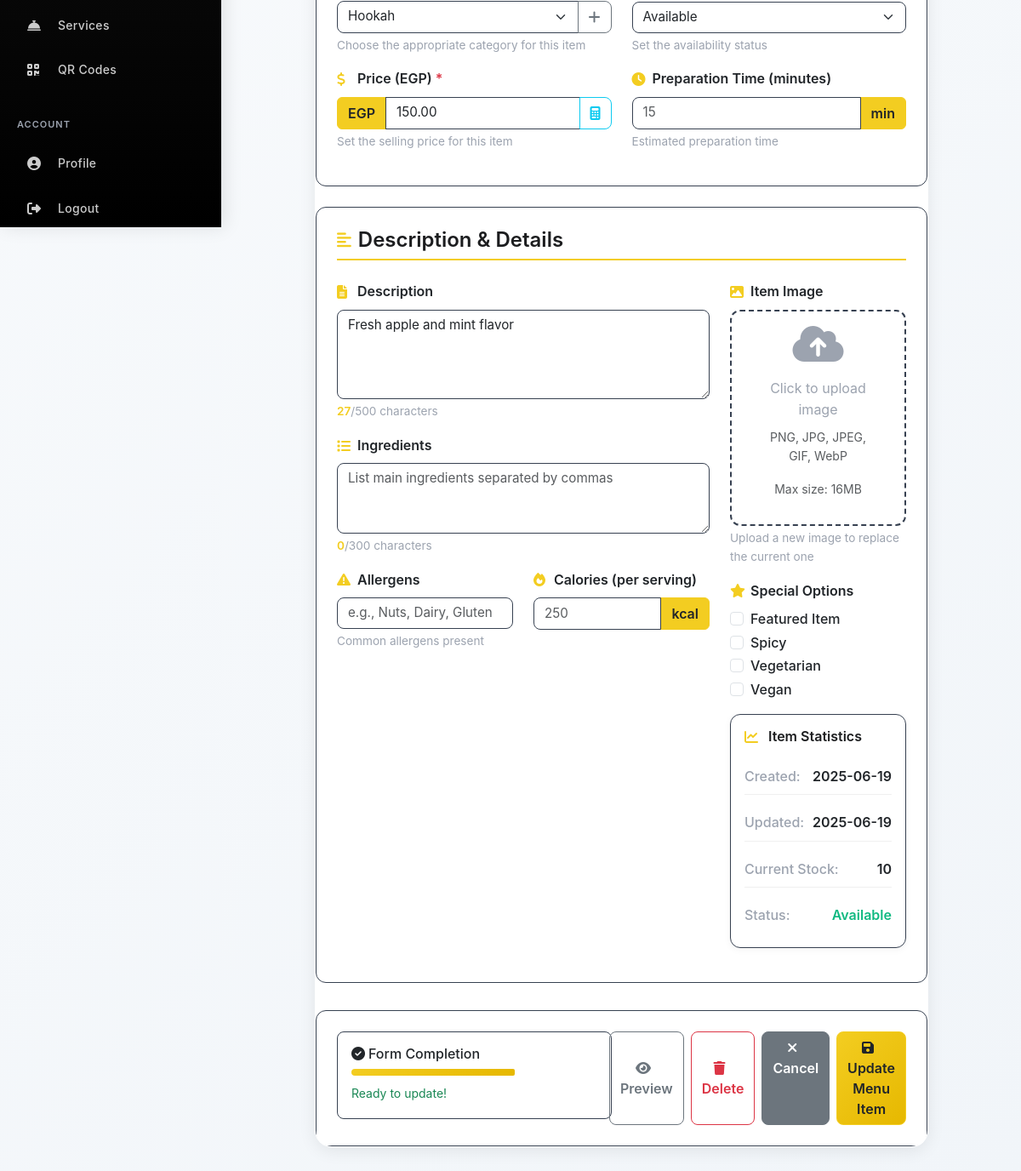
Page /admin/menu/items/1/edit (signed in, lower part) on the earlier database version.
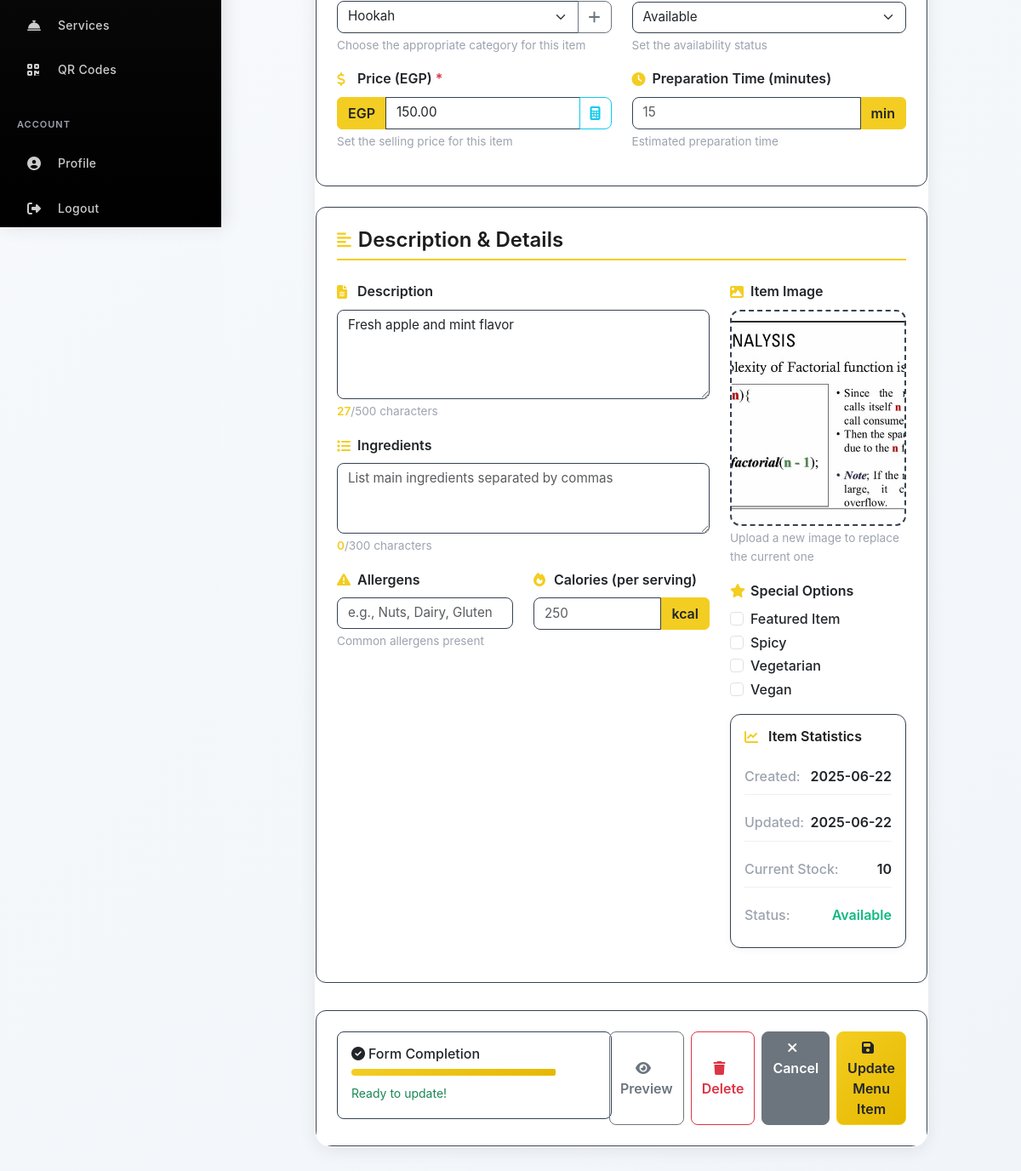
Same page on the later database version.
### app/models.py (models this page shows, shortened)
class MenuItem(db.Model):
    __tablename__ = 'menu_items'
    item_id = db.Column(db.Integer, primary_key=True)
    name = db.Column(db.String(100), nullable=False)
    description = db.Column(db.Text, nullable=True)
    price = db.Column(Numeric(10, 2), nullable=False)  # EGP
    category_id = db.Column(db.Integer, db.ForeignKey('categories.category_id'), nullable=False)
    image_url = db.Column(db.String(255), nullable=True)
    stock = db.Column(db.Integer, nullable=False, default=0)
    status = db.Column(db.Enum('available', 'out_of_stock', 'discontinued', name='item_status'),
                      nullable=False, default='available')
    created_at = db.Column(db.DateTime, default=datetime.utcnow)
    updated_at = db.Column(db.DateTime, default=datetime.utcnow, onupdate=datetime.utcnow)
    order_items = db.relationship('OrderItem', backref='menu_item', lazy='dynamic')
    images = db.relationship('MenuItemImage', backref='menu_item', lazy='dynamic')
    feedback = db.relationship('Feedback', backref='menu_item', lazy='dynamic')
    reward_items = db.relationship('RewardItem', backref='menu_item', lazy='dynamic')

class Category(db.Model):
    __tablename__ = 'categories'
    category_id = db.Column(db.Integer, primary_key=True)
    name = db.Column(db.String(100), nullable=False)
    description = db.Column(db.Text, nullable=True)
    display_order = db.Column(db.Integer, nullable=False, default=0)
    is_active = db.Column(db.Boolean, default=True)
    created_at = db.Column(db.DateTime, default=datetime.utcnow)
    menu_items = db.relationship('MenuItem', backref='category', lazy='dynamic')

### app/modules/admin/routes.py (the view, shortened to what this page needs)
@bp.route('/menu/items/<int:item_id>/edit', methods=['GET', 'POST'])
@login_required
def edit_menu_item(item_id):
    if not current_user.is_admin():
        return redirect(url_for('main.index'))
    menu_item = MenuItem.query.get_or_404(item_id)
    categories = Category.query.filter_by(is_active=True).order_by(Category.display_order).all()
    return render_template('edit_menu_item.html', menu_item=menu_item, categories=categories)

### app/extensions.py (called while the page is built)
def init_extensions(app):
    db.init_app(app)
    login_manager.init_app(app)
    migrate.init_app(app, db)
    socketio.init_app(app, cors_allowed_origins="*")
    csrf.init_app(app)
    login_manager.login_view = 'auth.login'
    login_manager.login_message = 'Please log in to access this page.'
    login_manager.login_message_category = 'info'
    @login_manager.user_loader
    def load_user(user_id):
        from app.models import User
        return User.query.get(int(user_id))

### app/models.py (called while the page is built)
    def is_admin(self):
        return self.role == 'admin'

### app/modules/admin/templates/edit_menu_item.html (shortened to what the changed rows need)
{% extends "base.html" %}
{% block content %}
<div class="row justify-content-center">
    <div class="col-md-12 col-lg-10">
        <div class="admin-card">
            <div class="card-body">
                <form method="POST" enctype="multipart/form-data" id="editMenuItemForm" novalidate>
                    <div class="form-section mb-4">
                        <div class="row">
                            <div class="col-md-6">
                                <div class="mb-3">
                                    <div class="input-group">
                                        <select class="form-select" id="category_id" name="category_id" required
                                                data-validation="required">
                                            {% for category in categories %}
                                            <option value="{{ category.category_id }}"
                                                    {% if category.category_id == menu_item.category_id %}selected{% endif %}>
                                                {{ category.name }}
                                            </option>
                                            {% endfor %}
                                        </select>
                                        <button type="button" class="btn btn-outline-secondary" id="addCategoryBtn"
                                                title="Add New Category">
                                            <i class="fas fa-plus"></i>
                                        </button>
                                    </div>
                                </div>
                                <div class="mb-3">
                                    <div class="input-group">
                                        <span class="input-group-text">EGP</span>
                                        <input type="number" class="form-control" id="price" name="price"
                                               step="0.01" min="0.01" required value="{{ menu_item.price }}" placeholder="0.00"
                                               data-validation="required|min:0.01|max:9999.99">
                                        <button type="button" class="btn btn-outline-info" id="priceCalculator"
                                                title="Price Calculator">
                                            <i class="fas fa-calculator"></i>
                                        </button>
                                    </div>
                                </div>
                            </div>
                            <div class="col-md-6">
                                <div class="mb-3">
                                    <select class="form-select" id="status" name="status">
                                        <option value="available" {% if menu_item.status == 'available' %}selected{% endif %}>Available</option>
                                    </select>
                                    <div class="form-text">Set the availability status</div>
                                </div>
                            </div>
                        </div>
                    </div>
                    <div class="form-section mb-4">
                        <div class="row">
                            <div class="col-md-8">
                                <div class="mb-3">
                                    <label for="description" class="form-label">
                                        <i class="fas fa-file-alt me-1"></i>Description
                                    </label>
                                    <textarea class="form-control" id="description" name="description" rows="4"
                                              placeholder="Describe the item, ingredients, preparation method, allergens, etc."
                                              data-validation="max:500">{{ menu_item.description or '' }}</textarea>
                                    <div class="form-text">
                                        <span id="descriptionCount">{{ (menu_item.description or '')|length }}</span>/500 characters
                                    </div>
                                </div>
                            </div>
                            <div class="col-md-4">
                                <div class="mb-3">
                                    <div class="image-upload-area" id="imageUploadArea">
                                        {% if menu_item.image_url %}
                                        <div class="current-image" id="currentImageDisplay">
                                            <img src="{{ url_for('main.uploaded_file', filename='menu_images/' + menu_item.image_url) }}"
                                                 alt="{{ menu_item.name }}" class="preview-image" id="currentImg">
                                        </div>
                                        {% else %}
                                        <div class="upload-placeholder" id="uploadPlaceholder">
                                            <i class="fas fa-cloud-upload-alt fa-3x mb-3"></i>
                                            <p class="mb-2">Click to upload image</p>
                                            <p class="text-muted small">PNG, JPG, JPEG, GIF, WebP</p>
                                            <p class="text-muted small">Max size: 16MB</p>
                                        </div>
                                        {% endif %}
                                    </div>
                                </div>
                                <div class="mb-3">
                                    <div class="stats-card">
                                        <div class="stats-grid">
                                            <div class="stat-item">
                                                <span class="stat-label">Created:</span>
                                                <span class="stat-value">{{ menu_item.created_at.strftime('%Y-%m-%d') }}</span>
                                            </div>
                                            <div class="stat-item">
                                                <span class="stat-label">Updated:</span>
                                                <span class="stat-value">{{ menu_item.updated_at.strftime('%Y-%m-%d') }}</span>
                                            </div>
                                            <div class="stat-item">
                                                <span class="stat-label">Current Stock:</span>
                                                <span class="stat-value">{{ menu_item.stock if menu_item.stock > 0 else 'Unlimited' }}</span>
                                            </div>
                                            <div class="stat-item">
                                                <span class="stat-label">Status:</span>
                                                <span class="stat-value status-{{ menu_item.status }}">{{ menu_item.status|title }}</span>
                                            </div>
                                        </div>
                                    </div>
                                </div>
                            </div>
                        </div>
                    </div>
                </form>
            </div>
        </div>
    </div>
</div>
{% endblock %}

Differences in the rows shown:
changed MenuItem "Available": image_url: picture added; created_at "2025-06-19" → "2025-06-22"; updated_at "2025-06-19" → "2025-06-22"
Other differences:
text no longer shown: "Click to upload image PNG, JPG, JPEG, GIF, WebP Max size: 16MB"
